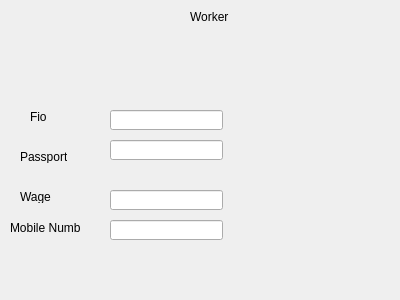
<?xml version="1.0" encoding="UTF-8"?>
<ui version="4.0">
 <class>worker</class>
 <widget class="QWidget" name="worker">
  <property name="geometry">
   <rect>
    <x>0</x>
    <y>0</y>
    <width>400</width>
    <height>300</height>
   </rect>
  </property>
  <property name="windowTitle">
   <string>Form</string>
  </property>
  <widget class="QLabel" name="label">
   <property name="geometry">
    <rect>
     <x>190</x>
     <y>10</y>
     <width>47</width>
     <height>13</height>
    </rect>
   </property>
   <property name="text">
    <string>Worker</string>
   </property>
  </widget>
  <widget class="QLabel" name="label_2">
   <property name="geometry">
    <rect>
     <x>30</x>
     <y>110</y>
     <width>47</width>
     <height>13</height>
    </rect>
   </property>
   <property name="text">
    <string>Fio</string>
   </property>
  </widget>
  <widget class="QLabel" name="label_3">
   <property name="geometry">
    <rect>
     <x>20</x>
     <y>150</y>
     <width>47</width>
     <height>13</height>
    </rect>
   </property>
   <property name="text">
    <string>Passport</string>
   </property>
  </widget>
  <widget class="QLabel" name="label_4">
   <property name="geometry">
    <rect>
     <x>20</x>
     <y>190</y>
     <width>47</width>
     <height>13</height>
    </rect>
   </property>
   <property name="text">
    <string>Wage</string>
   </property>
  </widget>
  <widget class="QLabel" name="label_5">
   <property name="geometry">
    <rect>
     <x>10</x>
     <y>220</y>
     <width>71</width>
     <height>16</height>
    </rect>
   </property>
   <property name="text">
    <string>Mobile Number</string>
   </property>
  </widget>
  <widget class="QLineEdit" name="fio_LineEdit">
   <property name="geometry">
    <rect>
     <x>110</x>
     <y>110</y>
     <width>113</width>
     <height>20</height>
    </rect>
   </property>
  </widget>
  <widget class="QLineEdit" name="passport_LineEdit">
   <property name="geometry">
    <rect>
     <x>110</x>
     <y>140</y>
     <width>113</width>
     <height>20</height>
    </rect>
   </property>
  </widget>
  <widget class="QLineEdit" name="wage_LineEdit">
   <property name="geometry">
    <rect>
     <x>110</x>
     <y>190</y>
     <width>113</width>
     <height>20</height>
    </rect>
   </property>
  </widget>
  <widget class="QLineEdit" name="mobile_LineEdit">
   <property name="geometry">
    <rect>
     <x>110</x>
     <y>220</y>
     <width>113</width>
     <height>20</height>
    </rect>
   </property>
  </widget>
 </widget>
 <resources/>
 <connections/>
</ui>
